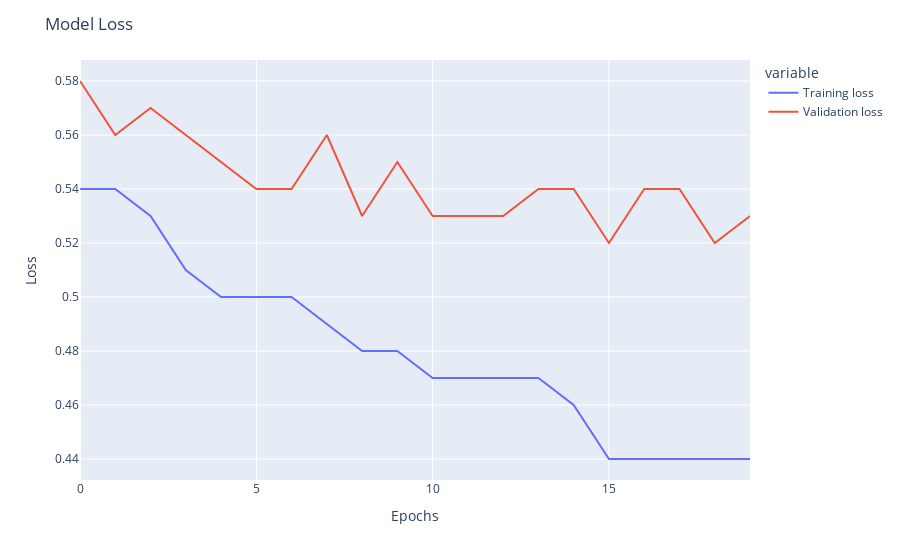

Source (notebook cell):
### Code cell
fig = px.line(model_results_df[['Training loss', 'Validation loss']])
fig.update_layout( xaxis_title='Epochs', yaxis_title='Loss', title='Model Loss')
fig.show()

### Figure 1 — Plotly figure (JSON) as saved in the notebook; plotly's stock layout.template omitted (floating-point values rounded to 4 significant figures)
{"data": [{"hovertemplate": "variable=Training loss<br>index=%{x}<br>value=%{y}<extra></extra>", "legendgroup": "Training loss", "line": {"color": "#636efa", "dash": "solid"}, "marker": {"symbol": "circle"}, "mode": "lines", "name": "Training loss", "orientation": "v", "showlegend": true, "type": "scatter", "x": [0, 1, 2, 3, 4, 5, 6, 7, 8, 9, 10, 11, 12, 13, 14, 15, 16, 17, 18, 19], "xaxis": "x", "y": [0.54, 0.54, 0.53, 0.51, 0.5, 0.5, 0.5, 0.49, 0.48, 0.48, 0.47, 0.47, 0.47, 0.47, 0.46, 0.44, 0.44, 0.44, 0.44, 0.44], "yaxis": "y"}, {"hovertemplate": "variable=Validation loss<br>index=%{x}<br>value=%{y}<extra></extra>", "legendgroup": "Validation loss", "line": {"color": "#EF553B", "dash": "solid"}, "marker": {"symbol": "circle"}, "mode": "lines", "name": "Validation loss", "orientation": "v", "showlegend": true, "type": "scatter", "x": [0, 1, 2, 3, 4, 5, 6, 7, 8, 9, 10, 11, 12, 13, 14, 15, 16, 17, 18, 19], "xaxis": "x", "y": [0.58, 0.56, 0.57, 0.56, 0.55, 0.54, 0.54, 0.56, 0.53, 0.55, 0.53, 0.53, 0.53, 0.54, 0.54, 0.52, 0.54, 0.54, 0.52, 0.53], "yaxis": "y"}], "layout": {"legend": {"title": {"text": "variable"}, "tracegroupgap": 0}, "margin": {"t": 60}, "title": {"text": "Model Loss"}, "xaxis": {"anchor": "y", "domain": [0, 1], "title": {"text": "Epochs"}}, "yaxis": {"anchor": "x", "domain": [0, 1], "title": {"text": "Loss"}}}}
